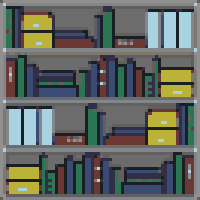
#> input picture assets/materials/BookShelf_Classroom_White.png, 200 x 200 px, found by its file name; its folder holds only this picture in this run
$ python MatPixel.py
#> lines starting #> are read from the running program, lines starting #| are printed output that depends on the picture
"""把四章材质批量转成伪 3D 像素风。

三个动作，缺一不可：
1. BOX 面积平均降采样到 1/N —— 200x200 的摄影纹理在 480x270 的渲染分辨率下，
   每个 texel 远小于一个屏幕像素，mipmap 只会把它糊成灰雾。降到 1/N 让 texel
   变成看得见的方块，这才是"像素"的来源。
2. 只在 alpha>40 的像素上做调色板量化 —— 透明边缘的 RGB 是垃圾值，参与量化
   会把调色板拉黑。
3. NEAREST 回放到原尺寸 —— 保持文件尺寸与 .import 设置不变，让 2x2 或 3x3
   的硬边方块直接由 NEAREST 采样出来，不产生任何插值过渡。

alpha 通道也一起降采样（同样 BOX + NEAREST 回放），否则玻璃的软边会保留
抗锯齿过渡，和硬边像素冲突。

用法:
  py -3 tmp/MatPixel.py --scale 2 --colors 8          # 预演，打印统计
  py -3 tmp/MatPixel.py --scale 2 --colors 8 --apply   # 落盘
"""
import argparse
import os
import shutil

import numpy as np
from PIL import Image

MAT = r"D:\mygame\assets\materials"
BACKUP = r"D:\mygame\tmp\mat_orig"
NAMES = [
    "BookShelf_Classroom_White", "CeramicFloor_Gray", "CeramicFloor_White",
    "ComputerScreen_BlueScreen", "ConcreteWall", "ExitDoor", "Glass", "Glass_Pane",
    "Locker", "Locker_DarkBlue", "MetalBox_White", "MetalPlateWall", "MetalWall",
    "NormalDoor", "PoolTiles", "SolarPanel", "VendingMachine", "Vent", "WarningLine",
    "WhiteCeiling", "WhiteCeiling_MetalEdge", "WhiteWall", "WhiteWall_Bottom_Blue",
    "WhiteWall_Column", "WhiteWall_Dirty", "WoodenFloor", "YellowWall",
]


def quantize(rgb, mask, k):
    """中位切分量化。只用 mask 内的像素定调色板，再用最近色回填整幅。"""
    src = Image.fromarray(rgb, "RGB")
    px = rgb[mask].reshape(-1, 3)
    if len(px) == 0:
        return rgb, 0
    # 把 mask 外像素临时替换成 mask 均值，避免它们主导调色板
    work = rgb.copy()
    if not mask.all():
        work[~mask] = np.median(px, axis=0).astype(np.uint8)
    pal_im = Image.fromarray(work, "RGB").quantize(
        colors=k, method=Image.Quantize.MEDIANCUT, dither=Image.Dither.NONE)
    out = np.asarray(pal_im.convert("RGB"))
    return out, len(np.unique(out[mask].reshape(-1, 3), axis=0))


def process(name, scale, k, apply):
#> called with name = 'BookShelf_Classroom_White', scale = 2, k = 8, apply = False
    p = os.path.join(MAT, name + ".png")
    if not os.path.exists(p):
        return None
    im = Image.open(p).convert("RGBA")
#> im is the input picture: PIL image 200x200 RGBA; mean R, G, B, A 99.2, 104.7, 99.3, 255
    w, h = im.size
#> w = 200; h = 200
    a = np.asarray(im)
    rgb = a[:, :, :3].copy()
    al = a[:, :, 3]
#> al: shape (200, 200); every value is 255
    mask = al > 40
#> mask: shape (200, 200) bool; every value is 1
    if mask.sum() == 0:
        mask = np.ones_like(al, dtype=bool)
    before = len(np.unique(rgb[mask].reshape(-1, 3), axis=0))
#> before = 12

    # 1. 降采样
    sw, sh = max(1, w // scale), max(1, h // scale)
#> sw = 100; sh = 100
    small = im.resize((sw, sh), Image.BOX)
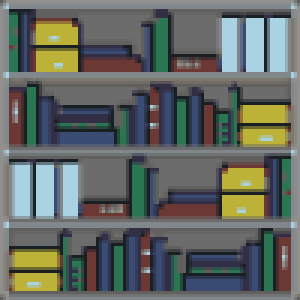
#> small: PIL image 100x100 RGBA (shown 3 times larger); mean R, G, B, A 99.2, 104.8, 99.4, 255
    sa = np.asarray(small)
    s_rgb, s_al = sa[:, :, :3].copy(), sa[:, :, 3]
#> s_al: shape (100, 100); every value is 255
    s_mask = s_al > 40
#> s_mask: shape (100, 100) bool; every value is 1
    if s_mask.sum() == 0:
        s_mask = np.ones_like(s_al, dtype=bool)

    # 2. 量化
    q_rgb, after = quantize(s_rgb, s_mask, k)
#> in quantize, `pal_im = Image.fromarray(work, "RGB").quantize( colors=k, method=Image..`:
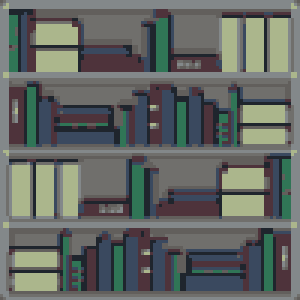
#> pal_im: PIL image 100x100 P (shown 3 times larger); mean R, G, B 98.7, 103.5, 100
#> after = 8

    # 3. 回放到原尺寸（NEAREST，产生 scale x scale 硬边方块）
    merged = np.dstack([q_rgb, s_al])
    big = Image.fromarray(merged, "RGBA").resize((w, h), Image.NEAREST)
    out = np.asarray(big).copy()
    # alpha 半透明的像素其 RGB 保持量化结果即可；全透明像素归零，省得描边发黑
    out[out[:, :, 3] == 0] = (0, 0, 0, 0)

    if apply:
        if not os.path.exists(os.path.join(BACKUP, name + ".png")):
            os.makedirs(BACKUP, exist_ok=True)
            shutil.copy2(p, os.path.join(BACKUP, name + ".png"))
        Image.fromarray(out, "RGBA").save(p, optimize=True)

    return (name, "%dx%d" % (w, h), before, after, int(mask.sum()))


def main():
    ap = argparse.ArgumentParser()
    ap.add_argument("--scale", type=int, default=2)
    ap.add_argument("--colors", type=int, default=8)
    ap.add_argument("--apply", action="store_true")
    ns = ap.parse_args()

    print("scale=%d colors=%d apply=%s" % (ns.scale, ns.colors, ns.apply))
    print("%-26s %-9s %6s %6s %7s" % ("name", "size", "before", "after", "opaque"))
    tot_b = tot_a = 0
    for n in NAMES:
        r = process(n, ns.scale, ns.colors, ns.apply)
#> r = ('BookShelf_Classroom_White', '200x200', 12, 8, 40000)
        if r is None:
            print("%-26s MISSING" % n)
            continue
        tot_b += r[2]
#> tot_b = 12
        tot_a += r[3]
#> tot_a = 8
        print("%-26s %-9s %6d %6d %7d" % r)
#| BookShelf_Classroom_White  200x200       12      8   40000
    print("\n唯一色合计 %d -> %d (%.1f%%)" % (
        tot_b, tot_a, 100.0 * tot_a / max(1, tot_b)))


if __name__ == "__main__":
    main()
